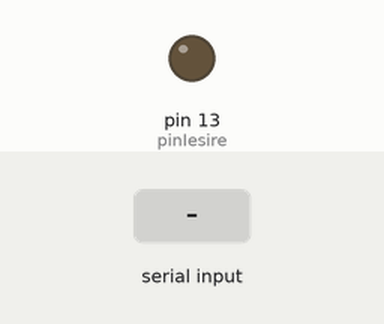
This sketch was run on a simulated Arduino Uno, built with avr-gcc and run on an emulated ATmega328P. Parts: output pins drawn as LEDs (lit = HIGH). The inputs (shaded band) are chosen by the test bench.

Above: at 1.2 s.
1.3 s: "5\n" received over Serial
At 2.1 s:
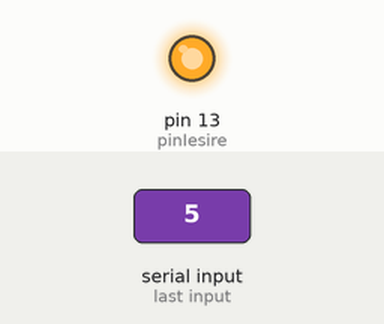
Timing chart, 0 to 4.3 s (numbered marks = the images above; inputs shaded):
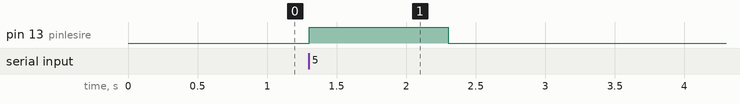

The sketch:

ex5.ino
```cpp
const int pinIesire = 13;
const unsigned long perioadaUs = 2000;

float tensiune = 0.0;
unsigned long timpInceput = 0;

void setup() {
  pinMode(pinIesire, OUTPUT);
  Serial.begin(9600);
}

void loop() {

  if (Serial.available() > 0) {
    float val = Serial.parseFloat();
    if (val >= 0.0 && val <= 5.0) {
      tensiune = val;
    }
  }

  unsigned long timp = (tensiune / 5.0) * perioadaUs;

  unsigned long timpCurent = micros();
  unsigned long timpTrecut = timpCurent - timpInceput;

  if (timpTrecut >= perioadaUs) {
    timpInceput = timpCurent;
    timpTrecut = 0;
  }

  if (timpTrecut < timp) {
    digitalWrite(pinIesire, HIGH);
  } else {
    digitalWrite(pinIesire, LOW);
  }
}
```

Measured:
- after the input at 1.3 s, pin 13 (pinIesire): LOW → HIGH at once, → LOW 1.0 s later
